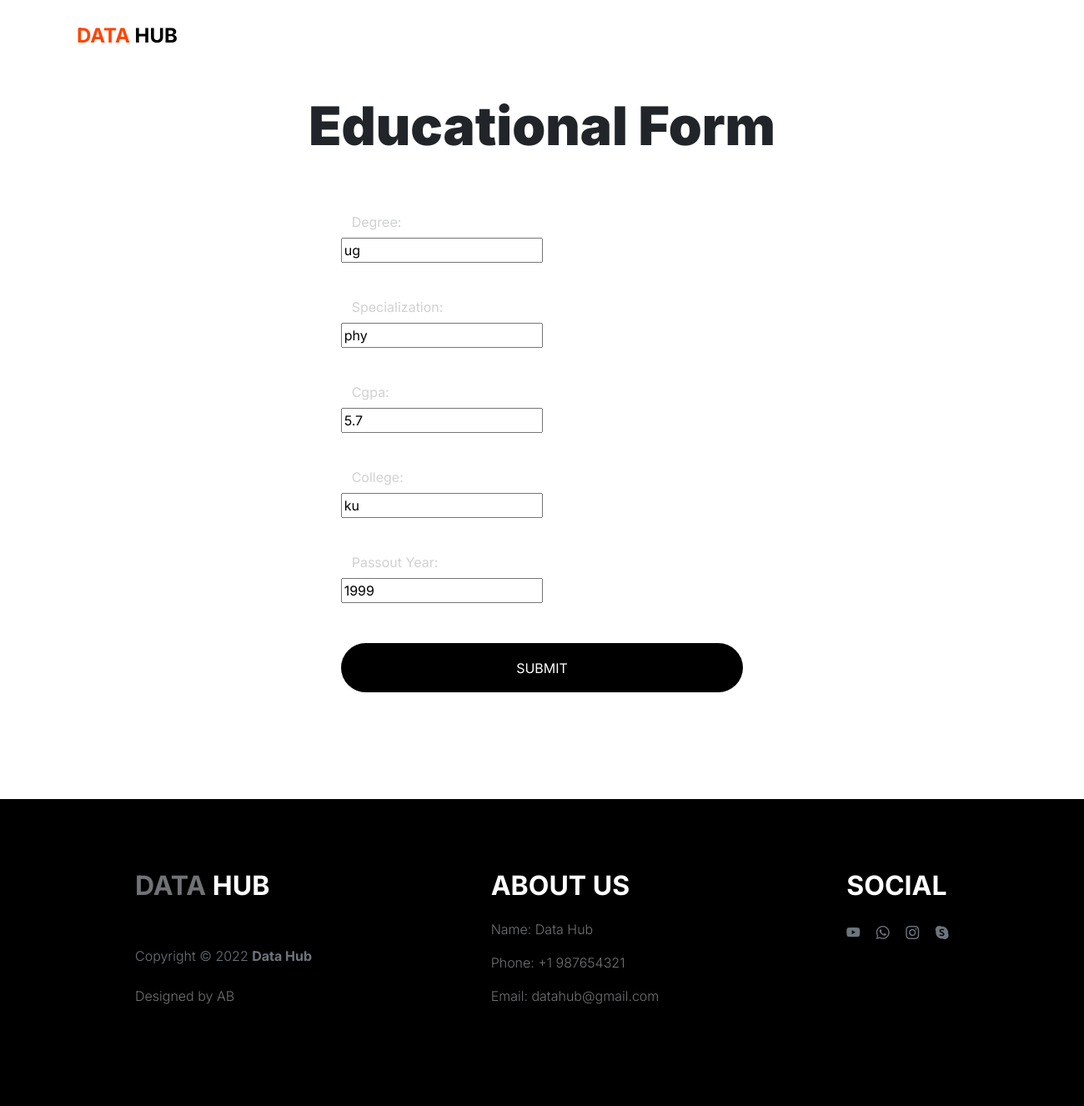
Screenshot of /edit_educational/7/ (signed in) with the database file from the repository.
### app/models.py (models this page shows)
class Educationaldetails(models.Model):
    user = models.ForeignKey(User, on_delete=models.CASCADE, null=True, blank=True)
    degree = models.CharField(max_length=50, default='degree')
    specialization = models.CharField(max_length=50, default='specification')
    cgpa = models.CharField(max_length=50, default='cgpa')
    college = models.CharField(max_length=50, default='college')
    passoutyear = models.IntegerField(default=0)

### app/views.py (the view, shortened to what this page needs)
# urls.py: path('edit_educational/<int:id>/', views.edit_educational, name='edit_educational'),
@login_required
def edit_educational(request, id):
    z = get_object_or_404(Educationaldetails, id=id, user=request.user)
    return render(request, 'edit_educational.html', {'educational_detail': z})

### templates/edit_educational.html (shortened to what this page needs)
<!doctype html>
<html lang="en">
{% load static %}
    <head>
        <link href="{% static 'css/bootstrap.min.css' %}" rel="stylesheet">
        <link href="{% static 'css/bootstrap-icons.css' %}" rel="stylesheet">
        <link rel="stylesheet" href="{% static 'css/slick.css' %}"/>
        <link href="{% static 'css/tooplate-little-fashion.css' %}" rel="stylesheet">
    </head>
    <body>
        <main>
            <nav class="navbar navbar-expand-lg">
                <div class="container">
                    <a class="navbar-brand" href="{% url 'index' %}">
                        <strong><span>DATA</span>  HUB</strong>
                    </a>
                </div>
            </nav>
<form method="post">
        <main>
            <section class="sign-in-form section-padding">
                <div class="container">
                    <div class="row">
                        <div class="col-lg-8 mx-auto col-12">
                            <h1 class="hero-title text-center mb-5">Educational Form</h1>
                            <div class="row">
                                <div class="col-lg-8 col-11 mx-auto">
                                    <form role="form" method="post">
                                        <div class="form-floating">
                                            <label for="name1">Degree:</label><br><br>
        <input type="text" id="name1" name="name1" value="{{ educational_detail.degree }}"><br>
                                        </div>
                                        <br>
                                        <div class="form-floating">
                                            <label for="name1">Specialization:</label><br><br>
        <input type="text" id="name2" name="name2" value="{{ educational_detail.specialization }}"><br>
                                        </div>
                                        <br>
                                        <div class="form-floating">
                                            <label for="name1">Cgpa:</label><br><br>
        <input type="text" id="name3" name="name3" value="{{ educational_detail.cgpa }}"><br>
                                        </div>
                                        <br>
                                        <div class="form-floating">
                                            <label for="name1">College:</label><br><br>
        <input type="text" id="name4" name="name4" value="{{ educational_detail.college }}"><br>
                                        </div>
                                        <br>
                                        <div class="form-floating">
                                            <label for="name1">Passout Year:</label><br><br>
        <input type="text" id="name5" name="name5" value="{{ educational_detail.passoutyear }}"><br>
                                        </div>
                                        <br>
                                        <button type="submit" class="btn custom-btn form-control mt-4 mb-3">
                                            Submit
                                        </button>
                                    </form>
                                </div>
                            </div>
                        </div>
                    </div>
                </div>
            </section>
        </main>
        <footer class="site-footer">
            <div style="margin-left:150px;" class="container">
                <div class="row">
                    <div class="col-lg-3 col-10 me-auto mb-4">
                        <h4 class="text-white mb-3"><a href="{% url 'index' %}">DATA</a> HUB</h4>
                        <p class="copyright-text text-muted mt-lg-5 mb-4 mb-lg-0">Copyright © 2022 <strong>Data Hub</strong></p>
                        <br>
                        <p class="copyright-text">Designed by <a target="_blank">AB</a></p>
                    </div>
                    <div style="margin-left:140px;" class="col-lg-3 col-10 me-auto mb-4">
                        <h4 class="text-white mb-3"><a>ABOUT</a> US</h4>
                        <p class="copyright-text">Name: <a target="_blank">Data Hub</a></p>
                        <p class="copyright-text">Phone: <a target="_blank">+1 987654321</a></p>
                        <p class="copyright-text">Email: <a target="_blank">datahub@gmail.com</a></p>
                    </div>
                    <div style="margin-left:140px;" class="col-lg-3 col-10 me-auto mb-4">
                        <h4 class="text-white mb-3"><a>SOCIAL</a></h4>
                        <ul class="social-icon">
                            <li><a href="https://www.youtube.com/" class="social-icon-link bi-youtube"></a></li>
                            <li><a href="https://www.whatsapp.com/" class="social-icon-link bi-whatsapp"></a></li>
                            <li><a href="https://www.instagram.com/" class="social-icon-link bi-instagram"></a></li>
                            <li><a href="https://www.skype.com/" class="social-icon-link bi-skype"></a></li>
                        </ul>
                    </div>
                </div>
            </div>
        </footer>
</form>
    </body>
</html>

### static/css/tooplate-little-fashion.css (style rules this page uses)
:root { --white-color: #FFFFFF; --primary-color: #FF4400; --section-bg-color: #f0f8ff; --dark-color: #000000; --grey-color: #d0d1d1; --p-color: #717275; --body-font-family: 'Inter', sans-serif; --h5-font-size: 24px; --p-font-size: 20px; --copyright-text-font-size: 16px; --product-link-font-size: 14px; --custom-link-font-size: 12px; --font-weight-thin: 100; --font-weight-light: 300; --font-weight-normal: 400; --font-weight-bold: 700; --font-weight-black: 900; }
body, html { height: 100%; }
html { scroll-behavior: smooth; }
body { background: var(--white-color); font-family: var(--body-font-family); position: relative; }
h2, h3, h4, h5, h6 { color: var(--dark-color); line-height: inherit; }
h1, h2, h3, h4, h5, h6 { font-weight: var(--font-weight-bold); }
h1, h2 { font-weight: var(--font-weight-black); }
h1 { font-size: 64px; line-height: normal; }
h4 { font-size: 32px; }
p { color: var(--p-color); font-size: var(--p-font-size); font-weight: var(--font-weight-light); }
a, button { touch-action: manipulation; transition: all 0.3s; }
a { color: var(--p-color); text-decoration: none; }
b, strong { font-weight: var(--font-weight-bold); }
.custom-btn { background: var(--dark-color); border-radius: 50px; color: var(--white-color); font-size: var(--copyright-text-font-size); text-transform: uppercase; padding: 16.50px 20px; }
.navbar { background: var(--white-color); position: fixed; top: 0; right: 0; left: 0; padding: 25px 0; z-index: 2; will-change: transform; transition: transform 300ms linear; }
.navbar span, h2 span, h4 span { color: var(--primary-color); }
.navbar-brand { color: var(--dark-color); font-size: 24px; font-weight: var(--font-weight-light); margin: 0; padding: 0; }
section { content-visibility: auto; contain-intrinsic-size: 700px; }
.section-padding { padding-top: 7rem; padding-bottom: 7rem; }
.form-floating>label { color: var(--grey-color); font-weight: var(--font-weight-normal); }
.site-footer { background: var(--dark-color); padding-top: 5rem; padding-bottom: 5rem; }
.site-footer .social-icon-link { margin-top: 4px; }
.copyright-text { font-size: var(--copyright-text-font-size); }
.social-icon { margin: 0; padding: 0; }
.social-icon li { list-style: none; display: inline-block; vertical-align: top; }
.social-icon-link { color: #6c757d; font-size: 1rem; display: inline-block; vertical-align: top; margin-bottom: 4px; margin-right: 15px; }

### rows the page displays
Educationaldetails: name1 "ug", name2 "phy", name3 "5.7", name4 "ku", name5 "1999"
